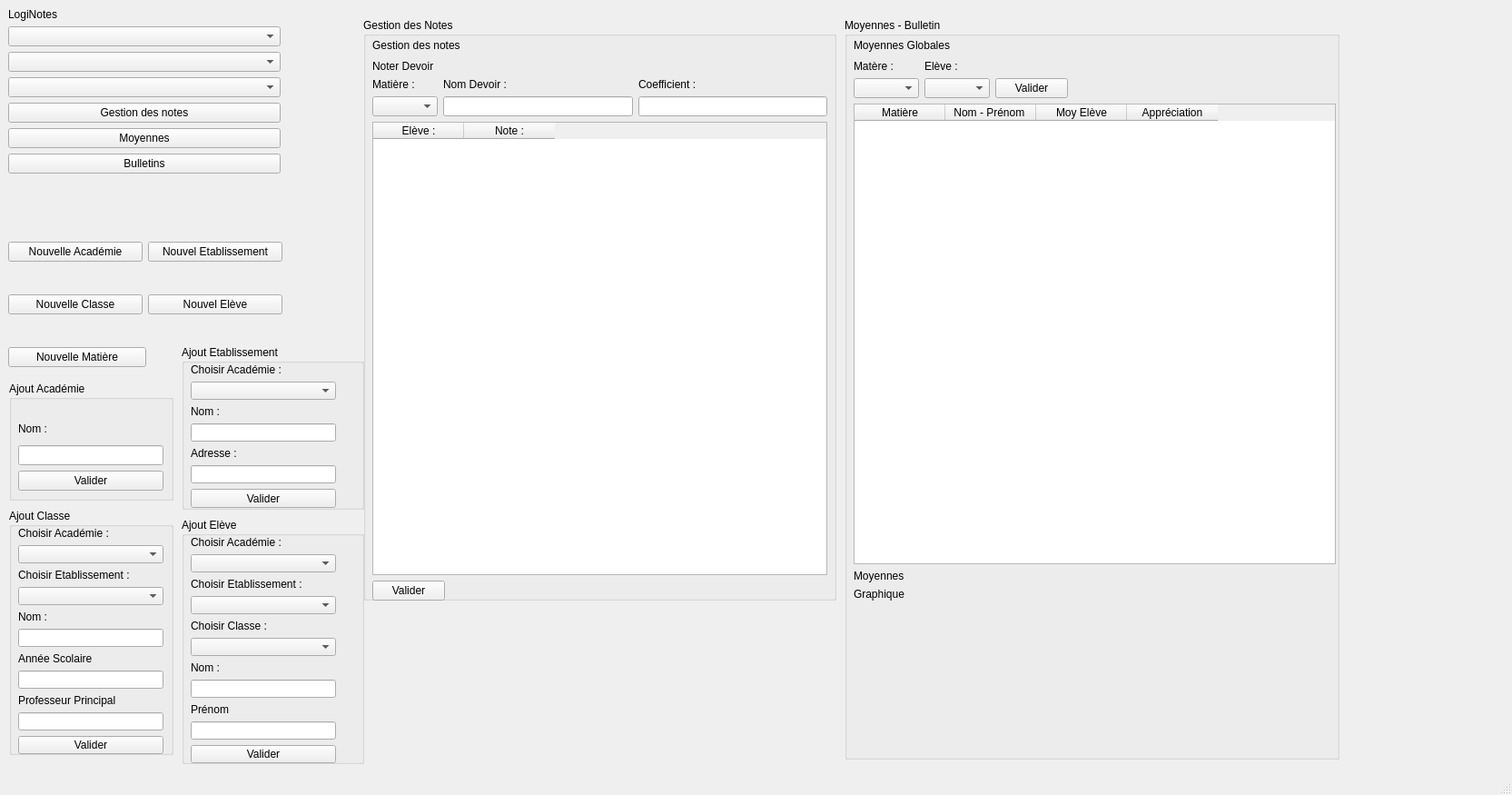
<?xml version="1.0" encoding="UTF-8"?>
<ui version="4.0">
 <class>MainWindow</class>
 <widget class="QMainWindow" name="MainWindow">
  <property name="geometry">
   <rect>
    <x>0</x>
    <y>0</y>
    <width>1665</width>
    <height>875</height>
   </rect>
  </property>
  <property name="windowTitle">
   <string>MainWindow</string>
  </property>
  <widget class="QWidget" name="centralwidget">
   <widget class="QGroupBox" name="groupBox">
    <property name="geometry">
     <rect>
      <x>400</x>
      <y>20</y>
      <width>521</width>
      <height>641</height>
     </rect>
    </property>
    <property name="title">
     <string>Gestion des Notes</string>
    </property>
    <widget class="QWidget" name="verticalLayoutWidget_9">
     <property name="geometry">
      <rect>
       <x>10</x>
       <y>20</y>
       <width>501</width>
       <height>621</height>
      </rect>
     </property>
     <layout class="QVBoxLayout" name="verticalLayout_9">
      <item>
       <layout class="QVBoxLayout" name="verticalLayout_4">
        <item>
         <layout class="QHBoxLayout" name="horizontalLayout_7">
          <item>
           <widget class="QLabel" name="label_4">
            <property name="text">
             <string>Gestion des notes</string>
            </property>
           </widget>
          </item>
          <item>
           <spacer name="horizontalSpacer_3">
            <property name="orientation">
             <enum>Qt::Horizontal</enum>
            </property>
            <property name="sizeHint" stdset="0">
             <size>
              <width>40</width>
              <height>20</height>
             </size>
            </property>
           </spacer>
          </item>
         </layout>
        </item>
        <item>
         <layout class="QHBoxLayout" name="horizontalLayout"/>
        </item>
        <item>
         <widget class="QLabel" name="label_8">
          <property name="text">
           <string>Noter Devoir</string>
          </property>
         </widget>
        </item>
       </layout>
      </item>
      <item>
       <layout class="QHBoxLayout" name="horizontalLayout_2">
        <item>
         <layout class="QVBoxLayout" name="verticalLayout_5">
          <item>
           <widget class="QLabel" name="label_10">
            <property name="sizePolicy">
             <sizepolicy hsizetype="Preferred" vsizetype="Fixed">
              <horstretch>0</horstretch>
              <verstretch>0</verstretch>
             </sizepolicy>
            </property>
            <property name="maximumSize">
             <size>
              <width>16777215</width>
              <height>30</height>
             </size>
            </property>
            <property name="text">
             <string>Matière :</string>
            </property>
           </widget>
          </item>
          <item>
           <widget class="QComboBox" name="cBMatiereGBNote"/>
          </item>
         </layout>
        </item>
        <item>
         <layout class="QVBoxLayout" name="verticalLayout_2">
          <item>
           <widget class="QLabel" name="label_5">
            <property name="sizePolicy">
             <sizepolicy hsizetype="Preferred" vsizetype="Fixed">
              <horstretch>0</horstretch>
              <verstretch>0</verstretch>
             </sizepolicy>
            </property>
            <property name="maximumSize">
             <size>
              <width>16777215</width>
              <height>30</height>
             </size>
            </property>
            <property name="text">
             <string>Nom Devoir :</string>
            </property>
           </widget>
          </item>
          <item>
           <widget class="QLineEdit" name="lENomNote"/>
          </item>
         </layout>
        </item>
        <item>
         <layout class="QVBoxLayout" name="verticalLayout_3">
          <item>
           <widget class="QLabel" name="label_6">
            <property name="sizePolicy">
             <sizepolicy hsizetype="Preferred" vsizetype="Fixed">
              <horstretch>0</horstretch>
              <verstretch>0</verstretch>
             </sizepolicy>
            </property>
            <property name="maximumSize">
             <size>
              <width>16777215</width>
              <height>30</height>
             </size>
            </property>
            <property name="text">
             <string>Coefficient :</string>
            </property>
           </widget>
          </item>
          <item>
           <widget class="QLineEdit" name="lECoeffNote"/>
          </item>
         </layout>
        </item>
       </layout>
      </item>
      <item>
       <widget class="QTableWidget" name="tWTableNotation">
        <column>
         <property name="text">
          <string>Elève :</string>
         </property>
        </column>
        <column>
         <property name="text">
          <string>Note :</string>
         </property>
        </column>
       </widget>
      </item>
      <item>
       <layout class="QHBoxLayout" name="horizontalLayout_3">
        <item>
         <widget class="QPushButton" name="pBValiderNotation">
          <property name="text">
           <string>Valider</string>
          </property>
         </widget>
        </item>
        <item>
         <spacer name="horizontalSpacer">
          <property name="orientation">
           <enum>Qt::Horizontal</enum>
          </property>
          <property name="sizeHint" stdset="0">
           <size>
            <width>40</width>
            <height>20</height>
           </size>
          </property>
         </spacer>
        </item>
       </layout>
      </item>
     </layout>
    </widget>
   </widget>
   <widget class="QGroupBox" name="groupBox_2">
    <property name="geometry">
     <rect>
      <x>930</x>
      <y>20</y>
      <width>545</width>
      <height>816</height>
     </rect>
    </property>
    <property name="title">
     <string>Moyennes - Bulletin</string>
    </property>
    <widget class="QWidget" name="verticalLayoutWidget_11">
     <property name="geometry">
      <rect>
       <x>10</x>
       <y>20</y>
       <width>531</width>
       <height>621</height>
      </rect>
     </property>
     <layout class="QVBoxLayout" name="verticalLayout_11">
      <item>
       <layout class="QHBoxLayout" name="horizontalLayout_8">
        <item>
         <widget class="QLabel" name="label_15">
          <property name="text">
           <string>Moyennes Globales</string>
          </property>
         </widget>
        </item>
        <item>
         <spacer name="horizontalSpacer_4">
          <property name="orientation">
           <enum>Qt::Horizontal</enum>
          </property>
          <property name="sizeHint" stdset="0">
           <size>
            <width>40</width>
            <height>20</height>
           </size>
          </property>
         </spacer>
        </item>
       </layout>
      </item>
      <item>
       <layout class="QHBoxLayout" name="horizontalLayout_6">
        <item>
         <layout class="QVBoxLayout" name="verticalLayout_7">
          <item>
           <widget class="QLabel" name="label_13">
            <property name="text">
             <string>Matère :</string>
            </property>
           </widget>
          </item>
          <item>
           <widget class="QComboBox" name="cBMatiereBulletin"/>
          </item>
         </layout>
        </item>
        <item>
         <layout class="QVBoxLayout" name="verticalLayout_8">
          <item>
           <widget class="QLabel" name="label_14">
            <property name="text">
             <string>Elève :</string>
            </property>
           </widget>
          </item>
          <item>
           <widget class="QComboBox" name="cBEleveBulletin"/>
          </item>
         </layout>
        </item>
        <item>
         <layout class="QVBoxLayout" name="verticalLayout">
          <item>
           <spacer name="verticalSpacer_2">
            <property name="orientation">
             <enum>Qt::Vertical</enum>
            </property>
            <property name="sizeType">
             <enum>QSizePolicy::Fixed</enum>
            </property>
            <property name="sizeHint" stdset="0">
             <size>
              <width>20</width>
              <height>20</height>
             </size>
            </property>
           </spacer>
          </item>
          <item>
           <widget class="QPushButton" name="pushButton">
            <property name="text">
             <string>Valider</string>
            </property>
           </widget>
          </item>
         </layout>
        </item>
        <item>
         <spacer name="horizontalSpacer_2">
          <property name="orientation">
           <enum>Qt::Horizontal</enum>
          </property>
          <property name="sizeHint" stdset="0">
           <size>
            <width>40</width>
            <height>20</height>
           </size>
          </property>
         </spacer>
        </item>
       </layout>
      </item>
      <item>
       <widget class="QTableWidget" name="tWBulletin">
        <column>
         <property name="text">
          <string>Matière</string>
         </property>
        </column>
        <column>
         <property name="text">
          <string>Nom - Prénom </string>
         </property>
        </column>
        <column>
         <property name="text">
          <string>Moy Elève</string>
         </property>
        </column>
        <column>
         <property name="text">
          <string>Appréciation</string>
         </property>
        </column>
       </widget>
      </item>
      <item>
       <widget class="QLabel" name="label_12">
        <property name="sizePolicy">
         <sizepolicy hsizetype="Fixed" vsizetype="Preferred">
          <horstretch>0</horstretch>
          <verstretch>0</verstretch>
         </sizepolicy>
        </property>
        <property name="minimumSize">
         <size>
          <width>100</width>
          <height>0</height>
         </size>
        </property>
        <property name="text">
         <string>Moyennes</string>
        </property>
       </widget>
      </item>
      <item>
       <widget class="QLabel" name="labGraphRadar">
        <property name="sizePolicy">
         <sizepolicy hsizetype="Fixed" vsizetype="Fixed">
          <horstretch>0</horstretch>
          <verstretch>0</verstretch>
         </sizepolicy>
        </property>
        <property name="minimumSize">
         <size>
          <width>400</width>
          <height>0</height>
         </size>
        </property>
        <property name="text">
         <string>Graphique</string>
        </property>
       </widget>
      </item>
     </layout>
    </widget>
   </widget>
   <widget class="QGroupBox" name="groupBox_3">
    <property name="geometry">
     <rect>
      <x>10</x>
      <y>420</y>
      <width>181</width>
      <height>131</height>
     </rect>
    </property>
    <property name="title">
     <string>Ajout Académie</string>
    </property>
    <widget class="QWidget" name="verticalLayoutWidget">
     <property name="geometry">
      <rect>
       <x>10</x>
       <y>40</y>
       <width>160</width>
       <height>80</height>
      </rect>
     </property>
     <layout class="QVBoxLayout" name="verticalLayout_6">
      <item>
       <widget class="QLabel" name="label">
        <property name="text">
         <string>Nom :</string>
        </property>
       </widget>
      </item>
      <item>
       <widget class="QLineEdit" name="lENomAcad"/>
      </item>
      <item>
       <widget class="QPushButton" name="pBValNewAcad">
        <property name="text">
         <string>Valider</string>
        </property>
       </widget>
      </item>
     </layout>
    </widget>
   </widget>
   <widget class="QGroupBox" name="groupBox_4">
    <property name="geometry">
     <rect>
      <x>200</x>
      <y>380</y>
      <width>201</width>
      <height>181</height>
     </rect>
    </property>
    <property name="title">
     <string>Ajout Etablissement</string>
    </property>
    <widget class="QWidget" name="verticalLayoutWidget_2">
     <property name="geometry">
      <rect>
       <x>10</x>
       <y>20</y>
       <width>160</width>
       <height>160</height>
      </rect>
     </property>
     <layout class="QVBoxLayout" name="verticalLayout_13">
      <item>
       <widget class="QLabel" name="label_7">
        <property name="text">
         <string>Choisir Académie :</string>
        </property>
       </widget>
      </item>
      <item>
       <widget class="QComboBox" name="cBListAcad"/>
      </item>
      <item>
       <widget class="QLabel" name="label_3">
        <property name="text">
         <string>Nom :</string>
        </property>
       </widget>
      </item>
      <item>
       <widget class="QLineEdit" name="lENomEtab"/>
      </item>
      <item>
       <widget class="QLabel" name="label_22">
        <property name="text">
         <string>Adresse :</string>
        </property>
       </widget>
      </item>
      <item>
       <widget class="QLineEdit" name="lEEtabAdress"/>
      </item>
      <item>
       <widget class="QPushButton" name="pBValNewEtab">
        <property name="text">
         <string>Valider</string>
        </property>
       </widget>
      </item>
     </layout>
    </widget>
   </widget>
   <widget class="QGroupBox" name="groupBox_5">
    <property name="geometry">
     <rect>
      <x>10</x>
      <y>560</y>
      <width>181</width>
      <height>271</height>
     </rect>
    </property>
    <property name="title">
     <string>Ajout Classe</string>
    </property>
    <widget class="QWidget" name="verticalLayoutWidget_3">
     <property name="geometry">
      <rect>
       <x>10</x>
       <y>20</y>
       <width>160</width>
       <height>250</height>
      </rect>
     </property>
     <layout class="QVBoxLayout" name="verticalLayout_14">
      <item>
       <widget class="QLabel" name="label_11">
        <property name="text">
         <string>Choisir Académie :</string>
        </property>
       </widget>
      </item>
      <item>
       <widget class="QComboBox" name="cBListAcadClass"/>
      </item>
      <item>
       <widget class="QLabel" name="label_17">
        <property name="text">
         <string>Choisir Etablissement :</string>
        </property>
       </widget>
      </item>
      <item>
       <widget class="QComboBox" name="cBListEtabClass"/>
      </item>
      <item>
       <widget class="QLabel" name="label_16">
        <property name="text">
         <string>Nom :</string>
        </property>
       </widget>
      </item>
      <item>
       <widget class="QLineEdit" name="lENomClasse"/>
      </item>
      <item>
       <widget class="QLabel" name="label_23">
        <property name="text">
         <string>Année Scolaire</string>
        </property>
       </widget>
      </item>
      <item>
       <widget class="QLineEdit" name="lEAnneScol"/>
      </item>
      <item>
       <widget class="QLabel" name="label_24">
        <property name="text">
         <string>Professeur Principal</string>
        </property>
       </widget>
      </item>
      <item>
       <widget class="QLineEdit" name="lEProfPrinc"/>
      </item>
      <item>
       <widget class="QPushButton" name="pBValNewClass">
        <property name="text">
         <string>Valider</string>
        </property>
       </widget>
      </item>
     </layout>
    </widget>
   </widget>
   <widget class="QGroupBox" name="groupBox_6">
    <property name="geometry">
     <rect>
      <x>200</x>
      <y>570</y>
      <width>201</width>
      <height>271</height>
     </rect>
    </property>
    <property name="title">
     <string>Ajout Elève</string>
    </property>
    <widget class="QWidget" name="verticalLayoutWidget_4">
     <property name="geometry">
      <rect>
       <x>10</x>
       <y>20</y>
       <width>160</width>
       <height>250</height>
      </rect>
     </property>
     <layout class="QVBoxLayout" name="verticalLayout_21">
      <item>
       <widget class="QLabel" name="label_18">
        <property name="text">
         <string>Choisir Académie :</string>
        </property>
       </widget>
      </item>
      <item>
       <widget class="QComboBox" name="cBListAcadEleve"/>
      </item>
      <item>
       <widget class="QLabel" name="label_19">
        <property name="text">
         <string>Choisir Etablissement :</string>
        </property>
       </widget>
      </item>
      <item>
       <widget class="QComboBox" name="cBListEtabEleve"/>
      </item>
      <item>
       <widget class="QLabel" name="label_21">
        <property name="text">
         <string>Choisir Classe :</string>
        </property>
       </widget>
      </item>
      <item>
       <widget class="QComboBox" name="cBListClassEleve"/>
      </item>
      <item>
       <widget class="QLabel" name="label_20">
        <property name="text">
         <string>Nom :</string>
        </property>
       </widget>
      </item>
      <item>
       <widget class="QLineEdit" name="lENomEleve"/>
      </item>
      <item>
       <widget class="QLabel" name="label_25">
        <property name="text">
         <string>Prénom</string>
        </property>
       </widget>
      </item>
      <item>
       <widget class="QLineEdit" name="lEPrenomEleve"/>
      </item>
      <item>
       <widget class="QPushButton" name="pBValNewEleve">
        <property name="text">
         <string>Valider</string>
        </property>
       </widget>
      </item>
     </layout>
    </widget>
   </widget>
   <widget class="QWidget" name="layoutWidget">
    <property name="geometry">
     <rect>
      <x>9</x>
      <y>9</y>
      <width>302</width>
      <height>395</height>
     </rect>
    </property>
    <layout class="QVBoxLayout" name="verticalLayout_12">
     <item>
      <layout class="QVBoxLayout" name="verticalLayout_10">
       <item>
        <widget class="QLabel" name="label_2">
         <property name="sizePolicy">
          <sizepolicy hsizetype="Preferred" vsizetype="Fixed">
           <horstretch>0</horstretch>
           <verstretch>0</verstretch>
          </sizepolicy>
         </property>
         <property name="maximumSize">
          <size>
           <width>16777215</width>
           <height>20</height>
          </size>
         </property>
         <property name="text">
          <string>LogiNotes</string>
         </property>
        </widget>
       </item>
      </layout>
     </item>
     <item>
      <widget class="QComboBox" name="cBAcademie">
       <property name="sizePolicy">
        <sizepolicy hsizetype="Fixed" vsizetype="Fixed">
         <horstretch>0</horstretch>
         <verstretch>0</verstretch>
        </sizepolicy>
       </property>
       <property name="maximumSize">
        <size>
         <width>300</width>
         <height>16777215</height>
        </size>
       </property>
      </widget>
     </item>
     <item>
      <widget class="QComboBox" name="cBEtablissement">
       <property name="sizePolicy">
        <sizepolicy hsizetype="Fixed" vsizetype="Fixed">
         <horstretch>0</horstretch>
         <verstretch>0</verstretch>
        </sizepolicy>
       </property>
       <property name="minimumSize">
        <size>
         <width>300</width>
         <height>0</height>
        </size>
       </property>
      </widget>
     </item>
     <item>
      <widget class="QComboBox" name="cBClasse">
       <property name="sizePolicy">
        <sizepolicy hsizetype="Fixed" vsizetype="Fixed">
         <horstretch>0</horstretch>
         <verstretch>0</verstretch>
        </sizepolicy>
       </property>
       <property name="maximumSize">
        <size>
         <width>300</width>
         <height>300</height>
        </size>
       </property>
      </widget>
     </item>
     <item>
      <widget class="QPushButton" name="pBGestNote">
       <property name="sizePolicy">
        <sizepolicy hsizetype="Fixed" vsizetype="Fixed">
         <horstretch>0</horstretch>
         <verstretch>0</verstretch>
        </sizepolicy>
       </property>
       <property name="maximumSize">
        <size>
         <width>300</width>
         <height>16777215</height>
        </size>
       </property>
       <property name="text">
        <string>Gestion des notes</string>
       </property>
      </widget>
     </item>
     <item>
      <widget class="QPushButton" name="pBMoyenne">
       <property name="sizePolicy">
        <sizepolicy hsizetype="Fixed" vsizetype="Fixed">
         <horstretch>0</horstretch>
         <verstretch>0</verstretch>
        </sizepolicy>
       </property>
       <property name="maximumSize">
        <size>
         <width>300</width>
         <height>16777215</height>
        </size>
       </property>
       <property name="text">
        <string>Moyennes</string>
       </property>
      </widget>
     </item>
     <item>
      <widget class="QPushButton" name="pBBulletin">
       <property name="sizePolicy">
        <sizepolicy hsizetype="Fixed" vsizetype="Fixed">
         <horstretch>0</horstretch>
         <verstretch>0</verstretch>
        </sizepolicy>
       </property>
       <property name="maximumSize">
        <size>
         <width>300</width>
         <height>300</height>
        </size>
       </property>
       <property name="text">
        <string>Bulletins</string>
       </property>
      </widget>
     </item>
     <item>
      <spacer name="verticalSpacer">
       <property name="orientation">
        <enum>Qt::Vertical</enum>
       </property>
       <property name="sizeType">
        <enum>QSizePolicy::Expanding</enum>
       </property>
       <property name="sizeHint" stdset="0">
        <size>
         <width>20</width>
         <height>80</height>
        </size>
       </property>
      </spacer>
     </item>
     <item>
      <layout class="QHBoxLayout" name="horizontalLayout_9">
       <item>
        <layout class="QVBoxLayout" name="verticalLayout_15">
         <item>
          <spacer name="verticalSpacer_4">
           <property name="orientation">
            <enum>Qt::Vertical</enum>
           </property>
           <property name="sizeType">
            <enum>QSizePolicy::Fixed</enum>
           </property>
           <property name="sizeHint" stdset="0">
            <size>
             <width>20</width>
             <height>30</height>
            </size>
           </property>
          </spacer>
         </item>
         <item>
          <widget class="QPushButton" name="pBAjoutAcademie">
           <property name="text">
            <string>Nouvelle Académie</string>
           </property>
          </widget>
         </item>
        </layout>
       </item>
       <item>
        <layout class="QVBoxLayout" name="verticalLayout_16">
         <item>
          <spacer name="verticalSpacer_3">
           <property name="orientation">
            <enum>Qt::Vertical</enum>
           </property>
           <property name="sizeType">
            <enum>QSizePolicy::Fixed</enum>
           </property>
           <property name="sizeHint" stdset="0">
            <size>
             <width>20</width>
             <height>30</height>
            </size>
           </property>
          </spacer>
         </item>
         <item>
          <widget class="QPushButton" name="pBAjoutEtablissement">
           <property name="text">
            <string>Nouvel Etablissement</string>
           </property>
          </widget>
         </item>
        </layout>
       </item>
      </layout>
     </item>
     <item>
      <layout class="QHBoxLayout" name="horizontalLayout_10">
       <item>
        <layout class="QVBoxLayout" name="verticalLayout_18">
         <item>
          <spacer name="verticalSpacer_6">
           <property name="orientation">
            <enum>Qt::Vertical</enum>
           </property>
           <property name="sizeType">
            <enum>QSizePolicy::Fixed</enum>
           </property>
           <property name="sizeHint" stdset="0">
            <size>
             <width>20</width>
             <height>30</height>
            </size>
           </property>
          </spacer>
         </item>
         <item>
          <widget class="QPushButton" name="pBAjoutClasse">
           <property name="text">
            <string>Nouvelle Classe</string>
           </property>
          </widget>
         </item>
        </layout>
       </item>
       <item>
        <layout class="QVBoxLayout" name="verticalLayout_20">
         <item>
          <spacer name="verticalSpacer_8">
           <property name="orientation">
            <enum>Qt::Vertical</enum>
           </property>
           <property name="sizeType">
            <enum>QSizePolicy::Fixed</enum>
           </property>
           <property name="sizeHint" stdset="0">
            <size>
             <width>20</width>
             <height>30</height>
            </size>
           </property>
          </spacer>
         </item>
         <item>
          <widget class="QPushButton" name="pBAjoutEleve">
           <property name="text">
            <string>Nouvel Elève</string>
           </property>
          </widget>
         </item>
        </layout>
       </item>
      </layout>
     </item>
     <item>
      <layout class="QHBoxLayout" name="horizontalLayout_11">
       <item>
        <layout class="QVBoxLayout" name="verticalLayout_19">
         <item>
          <spacer name="verticalSpacer_7">
           <property name="orientation">
            <enum>Qt::Vertical</enum>
           </property>
           <property name="sizeType">
            <enum>QSizePolicy::Fixed</enum>
           </property>
           <property name="sizeHint" stdset="0">
            <size>
             <width>20</width>
             <height>30</height>
            </size>
           </property>
          </spacer>
         </item>
         <item>
          <widget class="QPushButton" name="pBAjoutMatiere">
           <property name="text">
            <string>Nouvelle Matière</string>
           </property>
          </widget>
         </item>
        </layout>
       </item>
       <item>
        <spacer name="horizontalSpacer_5">
         <property name="orientation">
          <enum>Qt::Horizontal</enum>
         </property>
         <property name="sizeType">
          <enum>QSizePolicy::Fixed</enum>
         </property>
         <property name="sizeHint" stdset="0">
          <size>
           <width>150</width>
           <height>20</height>
          </size>
         </property>
        </spacer>
       </item>
      </layout>
     </item>
    </layout>
   </widget>
  </widget>
  <widget class="QMenuBar" name="menubar">
   <property name="geometry">
    <rect>
     <x>0</x>
     <y>0</y>
     <width>1665</width>
     <height>21</height>
    </rect>
   </property>
  </widget>
  <widget class="QStatusBar" name="statusbar"/>
 </widget>
 <resources/>
 <connections/>
</ui>
